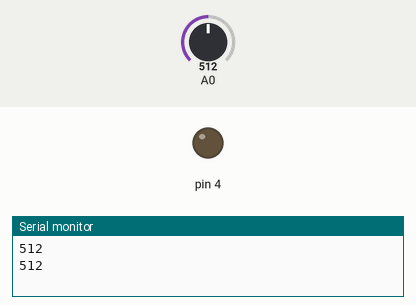
A sketch run on a simulated Arduino Uno, built with avr-gcc and run on an emulated ATmega328P. Parts: output pins drawn as LEDs (lit = HIGH), the last lines printed to the serial monitor. The inputs (shaded band) are chosen by the test bench; at power-on: A0 = 512.

Above: at 1.8 s.
1.9 s: A0 set to 585
3.4 s: A0 set to 608
At 4.7 s:
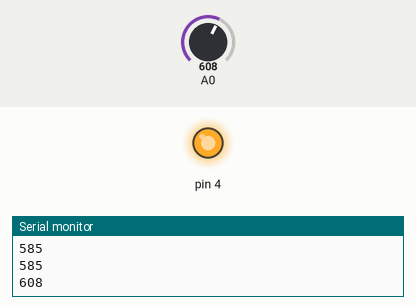
5.5 s: A0 set to 590
At 6.3 s:
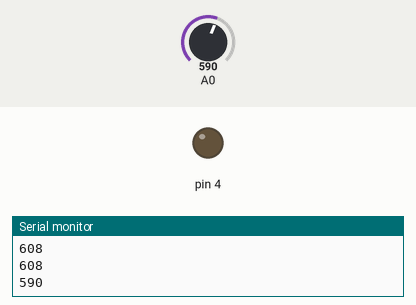
7.5 s: A0 set to 610
At 9.0 s:
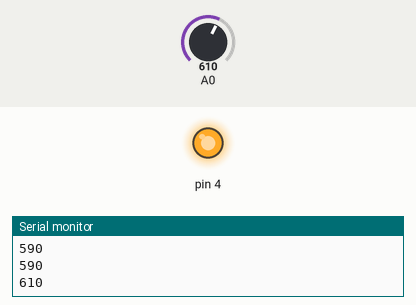
Timing chart, 0 to 10.5 s (numbered marks = the images above; inputs shaded):
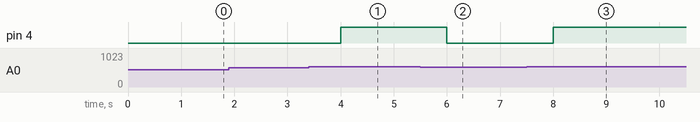

Measured:
- the behaviour switches between 600 and 601 on A0 (found by bisection; images 0 and 1)
- after the input at 3.4 s, pin 4: LOW → HIGH after 0.60 s
- after the input at 5.5 s, pin 4: HIGH → LOW after 0.50 s
- after the input at 7.5 s, pin 4: LOW → HIGH after 0.50 s

The sketch:

Apr21.ino
```cpp
void setup() {
  Serial.begin(9600);
  pinMode(4, OUTPUT);
  digitalWrite(4, HIGH);
}

void loop() {
  int inValue = analogRead(A0);
  Serial.println(inValue);
  if (inValue > 600) {
    digitalWrite(4, HIGH);
  } else {
    digitalWrite(4, LOW);
  }
  delay(1000);
}
```
